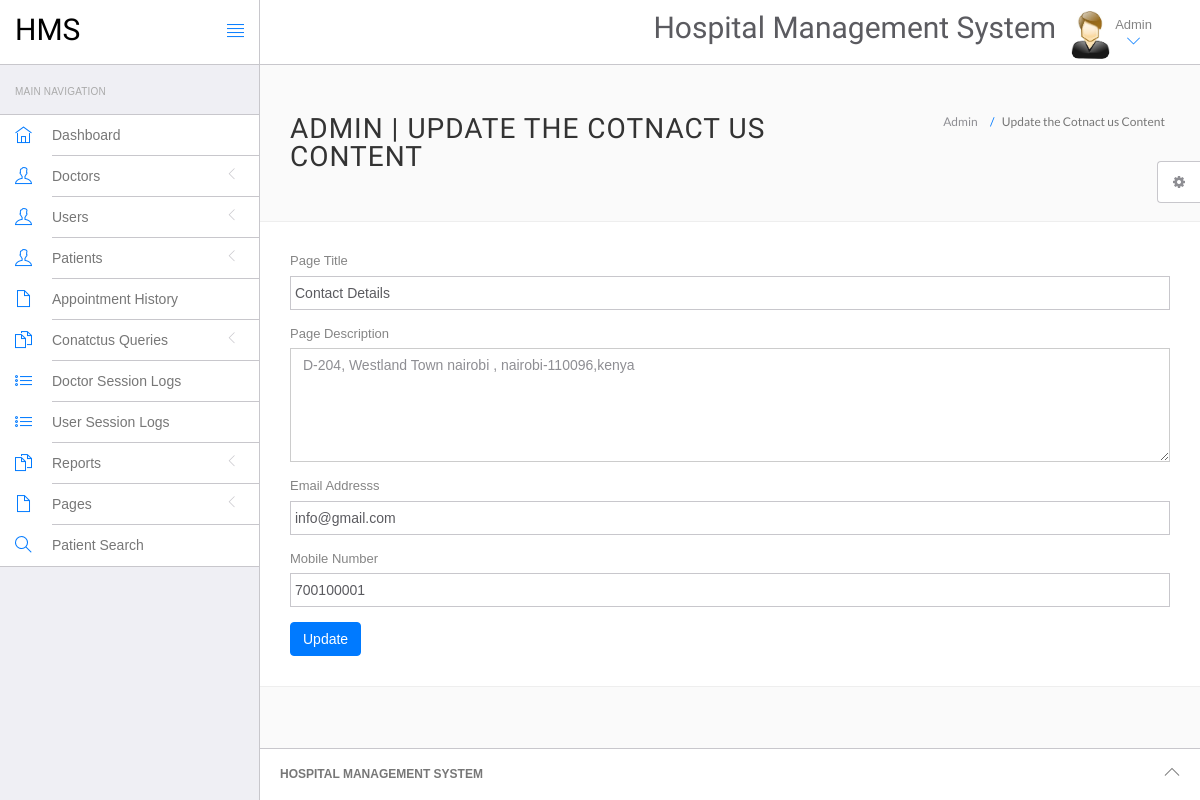
The page /hospital/hms/admin/contact.php (signed in) on the database its author committed.
### tables this page shows
CREATE TABLE `tblpage` (
  `ID` int(10) NOT NULL,
  `PageType` varchar(200) DEFAULT NULL,
  `PageTitle` varchar(200) DEFAULT NULL,
  `PageDescription` mediumtext DEFAULT NULL,
  `Email` varchar(120) DEFAULT NULL,
  `MobileNumber` bigint(10) DEFAULT NULL,
  `UpdationDate` timestamp NULL DEFAULT current_timestamp(),
  `OpenningTime` varchar(255) DEFAULT NULL
);

### hospital/hms/admin/contact.php (the view, shortened to what this page needs)
<?php
include('include/config.php');
if(strlen($_SESSION['id']==0)) {
 header('location:logout.php');
  } else{
?>
<!DOCTYPE html>
<html lang="en">
	<head>
		<link rel="stylesheet" href="vendor/bootstrap/css/bootstrap.min.css">
		<link rel="stylesheet" href="vendor/fontawesome/css/font-awesome.min.css">
		<link rel="stylesheet" href="vendor/themify-icons/themify-icons.min.css">
		<link href="vendor/animate.css/animate.min.css" rel="stylesheet" media="screen">
		<link href="vendor/perfect-scrollbar/perfect-scrollbar.min.css" rel="stylesheet" media="screen">
		<link href="vendor/switchery/switchery.min.css" rel="stylesheet" media="screen">
		<link href="vendor/bootstrap-touchspin/jquery.bootstrap-touchspin.min.css" rel="stylesheet" media="screen">
		<link href="vendor/select2/select2.min.css" rel="stylesheet" media="screen">
		<link href="vendor/bootstrap-datepicker/bootstrap-datepicker3.standalone.min.css" rel="stylesheet" media="screen">
		<link href="vendor/bootstrap-timepicker/bootstrap-timepicker.min.css" rel="stylesheet" media="screen">
		<link rel="stylesheet" href="assets/css/styles.css">
		<link rel="stylesheet" href="assets/css/plugins.css">
		<link rel="stylesheet" href="assets/css/themes/theme-1.css" id="skin_color" />
	</head>
	<body>
		<div id="app">
<?php include('include/sidebar.php');?>
			<div class="app-content">
					<?php include('include/header.php');?>
				<div class="main-content" >
					<div class="wrap-content container" id="container">
						<section id="page-title">
							<div class="row">
								<div class="col-sm-8">
									<h1 class="mainTitle">Admin  | Update the Cotnact us Content</h1>
																	</div>
								<ol class="breadcrumb">
									<li>
										<span>Admin </span>
									</li>
									<li class="active">
										<span>Update the Cotnact us Content</span>
									</li>
								</ol>
							</div>
						</section>
						<div class="container-fluid container-fullw bg-white">
									<div class="row">
								<div class="col-md-12">
          <form class="forms-sample" method="post">
                    <?php
$ret=mysqli_query($con,"select * from  tblpage where PageType='contactus'");
while ($row=mysqli_fetch_array($ret)) {
?>
                    <div class="form-group">
                       <label for="exampleInputUsername1">Page Title</label>
                      <input id="pagetitle" name="pagetitle" type="text" class="form-control" required="true" value="<?php  echo $row['PageTitle'];?>">
                    </div>
                    <div class="form-group">
                      <label for="exampleInputEmail1">Page Description</label>
                      <textarea class="form-control" name="pagedes" id="pagedes" rows="5"><?php  echo $row['PageDescription'];?></textarea>
                    </div>
                    <div class="form-group">
                      <label for="exampleInputUsername1">Email Addresss</label>
                     <input type="email" class="form-control" name="email" value="<?php  echo $row['Email'];?>" required='true'>
                    </div>
                    <div class="form-group">
                      <label for="exampleInputUsername1">Mobile Number</label>
                     <input type="text" class="form-control" name="mobnum" value="<?php  echo $row['MobileNumber'];?>" required='true' maxlength="10" pattern='[0-9]+'>
                    </div>
                    <?php } ?>
                    <button type="submit" class="btn btn-primary mr-2" name="submit">Update</button>
                  </form>
								</div>
							</div>
								</div>
					</div>
				</div>
			</div>
	<?php include('include/footer.php');?>
	<?php include('include/setting.php');?>
		</div>
	</body>
</html>
<?php } ?>

### hospital/hms/admin/assets/css/themes/theme-1.css (style rules this page uses)
body { background: #FAFAFA; }

### rows shown on the page
tblpage: pagetitle "Contact Details", pagedes "D-204, Westland Town nairobi , nairobi-110096,kenya", email "info@gmail.com", mobnum "700100001"
